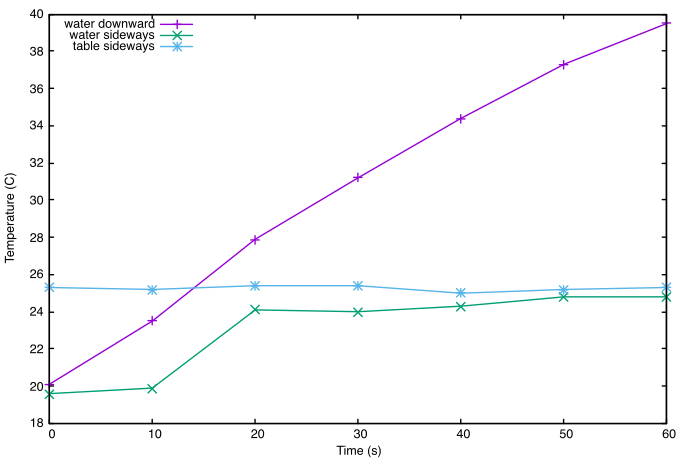

Recreate this plot in gnuplot.
set key left top
set xlabel "Time (s)"
set ylabel "Temperature (C)"
plot "01-temp.dat" using 1:2 with linespoints title "water downward", "01-temp.dat" using 1:3 with linespoints title "water sideways", "01-temp.dat" using 1:4 with linespoints title "table sideways"
